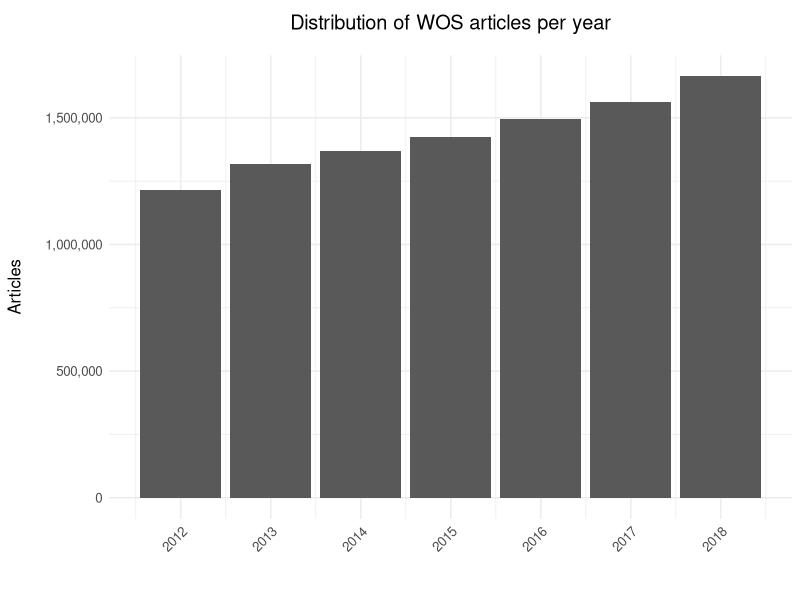
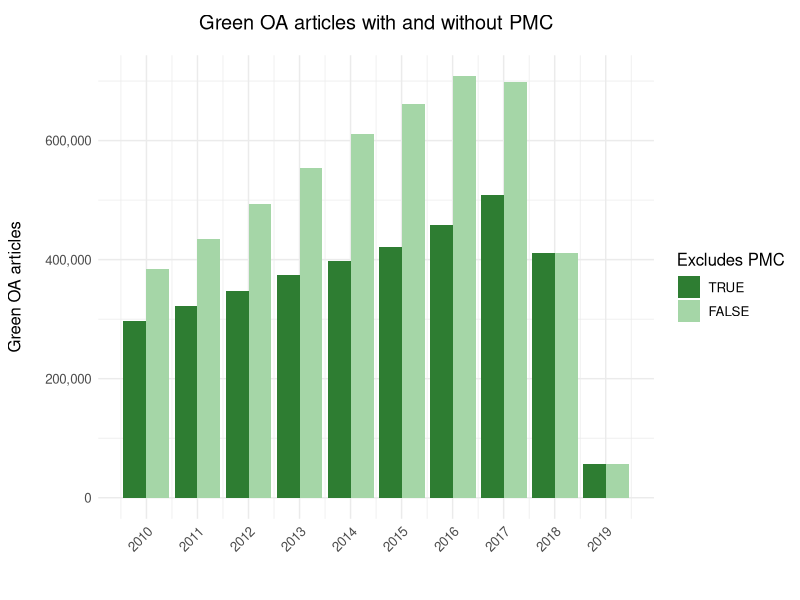
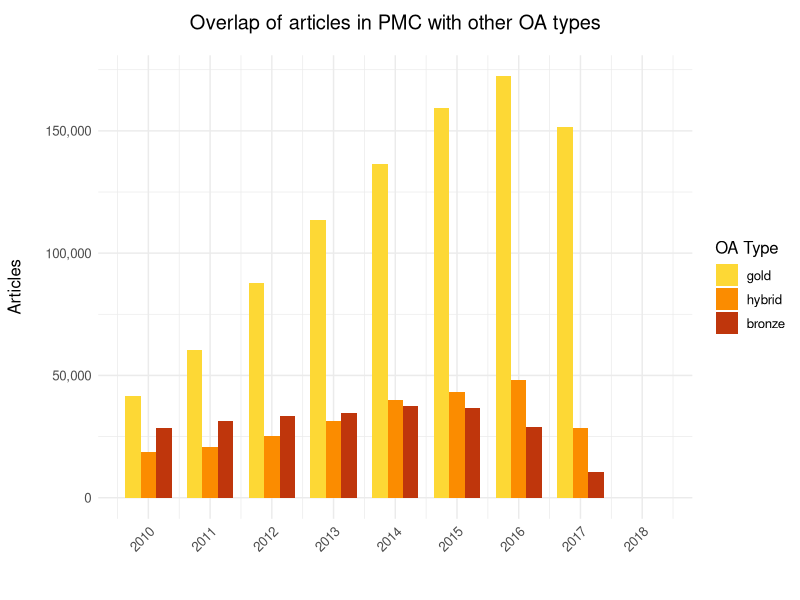
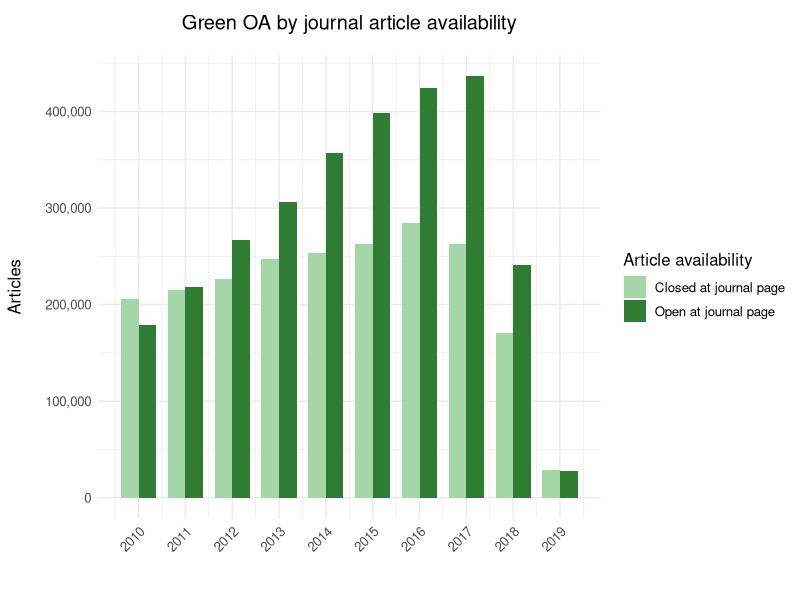
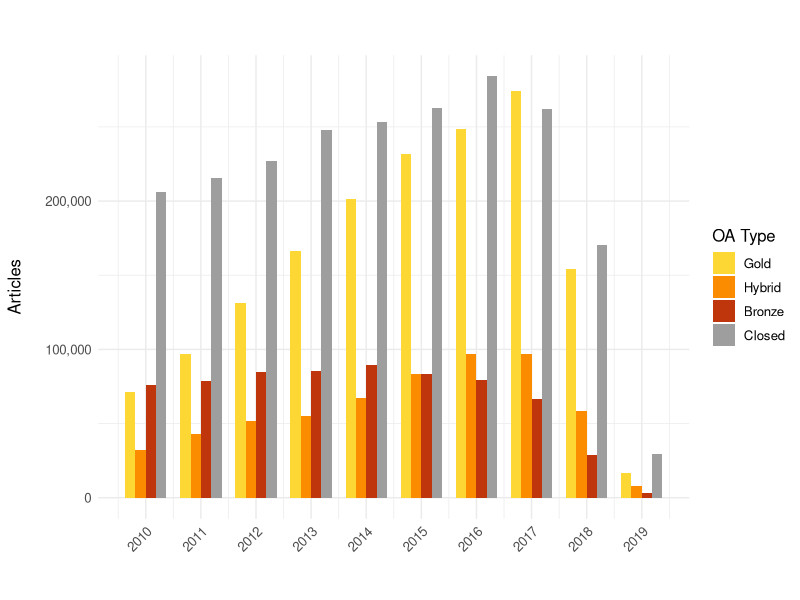

Recreate these plots in R, in order.
## ---- chunk 1
# Load necessary libraries
library(tidyverse)

# Set chart themes
theme_set(theme_minimal() +
          theme(text = element_text(size=12),
                axis.text.x = element_text(angle=45, hjust=1),
                axis.title.x = element_text(margin = margin(t = 15, unit = "pt")),
                axis.title.y = element_text(margin = margin(r = 15, unit = "pt")),
                plot.title = element_text(margin = margin(t = 5, b = 15, unit = "pt"),
                                          hjust = 0.5)))

# Color palette
# From https://www.materialui.co/colors
palette <- c(
  `closed`      = "#9E9E9E",
  `open`        = "#00BCD4",
  `gold`        = "#FDD835",
  `hybrid`      = "#FB8C00",
  `bronze`      = "#BF360C",
  `green`       = "#4CAF50",
  `light green` = "#A5D6A7",
  `dark green`  = "#2E7D32")

palette_color <- function(color) {
  cols <- c(color)
  if (is.null(cols)) {
    return(NA)
  } else {
    return(unname(palette[color]))
  }
}
## ---- chunk 2

read_csv("data/wos_items_year.csv") %>%
  ggplot() +
  geom_bar(aes(x = year, y = n_items), stat = "identity") +
  labs(x = "", 
       y = "Articles",
       "title" = "Distribution of WOS articles per year") +
  scale_x_continuous(breaks = 2012:2018) +
  scale_y_continuous(labels = scales::comma) 

## ---- chunk 3

read_csv("data/unpaywall_classification_pmc_comparison.csv",
         col_types = "nln") %>%
  mutate(pmc_corrected = factor(pmc_corrected,
                                levels = c(T, F))) %>%
  ggplot() +
  geom_bar(aes(x = year, y = green, group = pmc_corrected, fill = pmc_corrected), 
           stat = "identity", position = "dodge") +
  labs(x = "", 
       y = "Green OA articles",
       title = "Green OA articles with and without PMC",
       fill = "Excludes PMC") +
  scale_x_continuous(breaks = 2010:2019) +
  scale_y_continuous(labels = scales::comma) +
  scale_fill_manual(values = c(palette_color("dark green"),
                               palette_color("light green")))
## ---- chunk 4

read_csv("data/unpaywall_classification_pmc_overlap.csv") %>%
  pivot_longer(closed:bronze) %>%
  # there is no overlap between closed and PMC
  filter(name != "closed") %>%
  mutate(type = factor(name,
                       levels = c("gold", "hybrid", "bronze"))) %>%
  ggplot() +
  geom_bar(aes(x = year, y = value, fill = type),
           stat = "identity", position = "dodge", width = 0.75) +
  labs(x = "", 
       y = "Articles",
       title = "Overlap of articles in PMC with other OA types",
       fill = "OA Type") +
  scale_x_continuous(breaks = 2010:2019) +
  scale_y_continuous(labels = scales::comma) +
  scale_fill_manual(values = c(palette_color("gold"),
                               palette_color("hybrid"),
                               palette_color("bronze")))

## ---- chunk 5
# Compare 
read_csv("data/unpaywall_classification_green_types.csv") %>%
  pivot_longer(all_green:only_green) %>%
  filter(name %in% c("journal_oa_green", "only_green")) %>%
  mutate(name = factor(name,
                       levels = c("only_green",
                                  "journal_oa_green"),
                       labels = c("Closed at journal page",
                                  "Open at journal page"))) %>%
  ggplot() +
  geom_bar(aes(x = year, y = value, fill = name), 
           stat = "identity", position = "dodge", width = 0.75) +
  labs(x = "", 
       y = "Articles",
       title = "Green OA by journal article availability",
       fill = "Article availability") +
  scale_x_continuous(breaks = 2010:2019) +
  scale_y_continuous(labels = scales::comma) +
  scale_fill_manual(values = c(palette_color("light green"),
                               palette_color("dark green")))
## ---- chunk 6

read_csv("data/unpaywall_classification_green_types.csv") %>%
  pivot_longer(all_green:only_green) %>%
  filter(name %in% c("gold_green", "hybrid_green", "bronze_green", "only_green")) %>%
  mutate(name = factor(name,
                       levels = c("gold_green",
                                  "hybrid_green",
                                  "bronze_green",
                                  "only_green"),
                       labels = c("Gold",
                                  "Hybrid",
                                  "Bronze",
                                  "Closed"))) %>%
  ggplot() +
  geom_bar(aes(x = year, y = value, fill = name),
           stat = "identity", position = "dodge", width = 0.75) +
  labs(x = "", 
       y = "Articles",
       title = "",
       fill = "OA Type") +
  scale_x_continuous(breaks = 2010:2019) +
  scale_y_continuous(labels = scales::comma) +
  scale_fill_manual(values = c(palette_color("gold"),
                               palette_color("hybrid"),
                               palette_color("bronze"),
                               palette_color("closed")))

